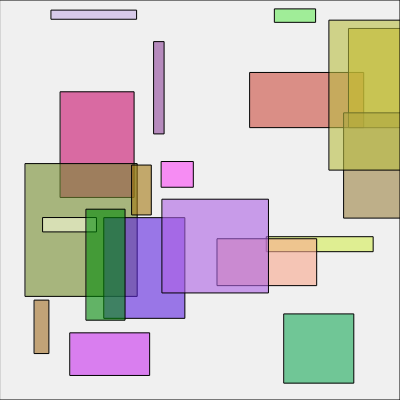
Frame 1 (no input)
Frame 60 (no input): identical to frame 1, image omitted
Frame 120 (the mouse pressed at the canvas centre since frame 60): identical to frame 1, image omitted

The p5.js sketch that drew this single still picture (run headless with seeded random() and noise() and a simulated clock; from frame 60 on, the mouse is pressed at the canvas centre):

// p5.js sketch
// ── sketch.js
// array "rectangles" to contain all rectangles objects
const rectangles = [];

function setup() {
  createCanvas(400, 400);

  // Create the rectangles
  for (let i = 0; i < 20; i++) {
    let x = random(0, 350);
    let y = random(0, 350);
    let w = random(5, 150);
    let h = random(5, 150);
    let rectangle = new Rectangle({ x, y, w, h });
    rectangles.push(rectangle);
  }
}

function draw() {
  background(240);

  // Draw rectangles
  rectangles.forEach((rectangle) => {
    rectangle.draw();
  });

  //Draw border
  noFill();
  rect(0, 0, width, height);
}

// Trigger mousePressed to eventually delete a rectangle
function mouseClicked() {
  let i = 0;
  rectangles.forEach((rectangle) => {
    // Analyse each rectangle
    rectangles[i].delete(i, rectangles);
    i++;
  });
}

// Trigger doubleClicked to add a new rectangle
function doubleClicked() {
  let x = mouseX;
  let y = mouseY;
  let w = random(5, 100);
  let h = random(5, 100);
  let rectangle = new Rectangle({ x, y, w, h });
  // Save the new rectangle in the array
  rectangles.push(rectangle);
}

// ── rectangle.js
// Class Rectangle
class Rectangle {
  // Constructor of the class
  constructor({ x, y, w, h }) {
    // Rectangle size
    this.x = x;
    this.y = y;
    this.w = w;
    this.h = h;
    // Rectangle random color
    this.colR = random(0, 255);
    this.colG = random(0, 255);
    this.colB = random(0, 255);
  }

  // Adding a method 'draw()' to the constructor
  draw() {
    // Set rectangles color and transparancy
    fill(this.colR, this.colG, this.colB, 150);
    rect(this.x, this.y, this.w, this.h);
  }

  // Adding a method 'delete(nb, recA)' to the constructor
  // Delete the rectangle number 'nb' in the array 'recA'
  delete(nb, recA) {
    let x2 = this.x + this.w;
    let y2 = this.y + this.h;

    // Test if clicked in a rectangle
    if (mouseX > this.x && mouseX < x2) {
      if (mouseY > this.y && mouseY < y2) {
        // Remove rectangle from array
        recA.splice(nb, 1);
      }
    }
  }
  
}
